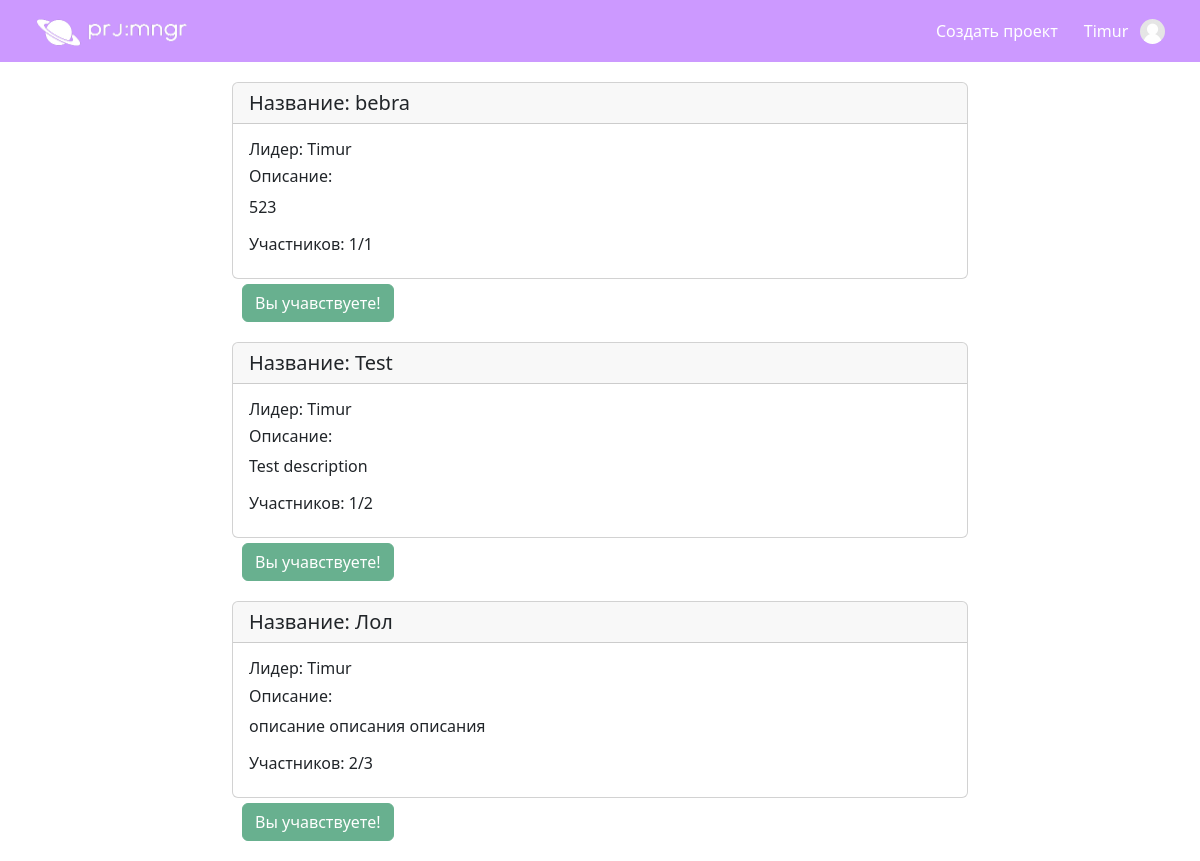
The app's page /home (signed in), older data.
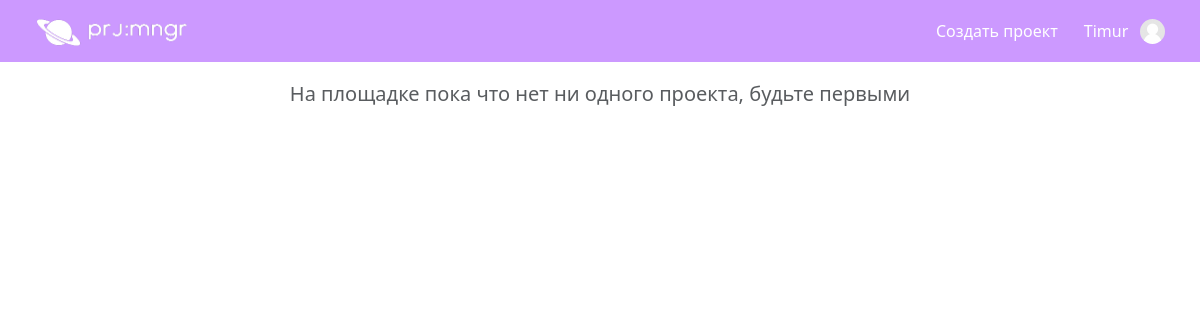
The same page, newer data.
### data/users.py (models this page shows, shortened)
class User(SqlAlchemyBase, UserMixin, SerializerMixin):
    __tablename__ = 'users'
    id = sqlalchemy.Column(sqlalchemy.Integer,
                           primary_key=True, autoincrement=True)
    name = sqlalchemy.Column(sqlalchemy.String, nullable=True)
    email = sqlalchemy.Column(sqlalchemy.String,
                              index=True, unique=True, nullable=True)
    admin = sqlalchemy.Column(sqlalchemy.Boolean, default=False)
    hashed_password = sqlalchemy.Column(sqlalchemy.String, nullable=True)
    created_date = sqlalchemy.Column(sqlalchemy.DateTime,
                                     default=datetime.datetime.now)
    projects = orm.relationship("Project", secondary=user_project, backref="members", lazy="subquery")
    about = sqlalchemy.Column(sqlalchemy.Text(140), nullable=True)

### data/projects.py (models this page shows, shortened)
class Project(SqlAlchemyBase):
    __tablename__ = "projects"
    id = sqlalchemy.Column(sqlalchemy.Integer,
                           primary_key=True, autoincrement=True)
    name = sqlalchemy.Column(sqlalchemy.String, nullable=True)
    max_members = sqlalchemy.Column(sqlalchemy.Integer, default=1)
    description = sqlalchemy.Column(sqlalchemy.Text(200), default="", nullable=True)
    leader = orm.relationship("User", lazy="subquery")
    leader_id = sqlalchemy.Column(sqlalchemy.Integer, sqlalchemy.ForeignKey("users.id", ondelete="CASCADE"))

### website/views.py (the view)
@views.route("/")
@views.route("/home")
def home():
    db_sess = db_session.create_session()
    projects = db_sess.query(Project).all()
    return render_template("home.html", title='Менеджер проектов', projects=projects, user=current_user)

### app.py (called while the page is built)
def create_app():
    app = Flask(__name__)
    app.config['SECRET_KEY'] = "my_super_secret_key"
    login_manager = LoginManager()
    login_manager.login_view = "auth.login"
    login_manager.init_app(app)
    from website.views import views
    from website.auth import auth
    app.register_blueprint(views, url_prefix="")
    app.register_blueprint(auth, url_prefix="")
    @login_manager.user_loader
    def load_user(user_id):
        db_sess = db_session.create_session()
        return db_sess.query(User).get(user_id)
    return app

### data/db_session.py (called while the page is built)
def create_session() -> Session:
    global __factory
    return __factory()

### templates/home.html
{% extends "base.html" %}
{% from "components/project_card.html" import project_card %}
{% block content %}
    {% if projects %}
    {% for prj in projects %}
    <div class="row" style="margin-bottom: 20px;">
        <div class="col-sm-8 mx-auto">
            {{project_card(prj)}}
            <div class="col-lg-3" style="margin-left: 10px; margin-top: 5px;">
            {% if user.is_authenticated %}
                {% if user in prj.members %}
                    <a class="btn btn-success disabled" href="">Вы учавствуете!</a>
                {% elif prj.members|length == prj.max_members %}
                    <a class="btn btn-primary disabled" href="">Нет мест!</a>
                {% elif prj.leader_id != user.id %}
                    <a class="btn btn-success" href="{{url_for('views.join_project', project_id=prj.id)}}">Присоединиться</a>
                {% endif %}
            {% endif %}
            </div>
        </div>
    </div>
    {% endfor %}
    {% else %}
    <div class="row">
        <h5 class="text-muted" style="text-align: center">На площадке пока что нет ни одного проекта, будьте первыми</h5>
    </div>
    {% endif %}
{% endblock %}

### templates/base.html (shortened to what this page needs)
{% from "components/toast.html" import toast %}
{% from "components/user_avatar.html" import user_avatar %}
<!DOCTYPE html>
<html lang="en">
<head>
    <link href="https://cdn.jsdelivr.net/npm/bootstrap@5.3.0-alpha1/dist/css/bootstrap.min.css" rel="stylesheet">
    <link rel="stylesheet" type="text/css" href="{{ url_for('static', filename='css/style.css')}}" />
    <link rel="stylesheet" href="https://cdn.jsdelivr.net/npm/bootstrap-icons@1.10.3/font/bootstrap-icons.css">
</head>
<body>
    <nav class="navbar navbar-expand-lg navbar-light" style="z-index: 11;">
        <div class="container-fluid">
          <a class="navbar-brand" id="site_logo" href="{{url_for('views.home')}}"><img src="{{url_for('static', filename='img/site_logo.png')}}" style="width: 150px; height: 27px;"alt="logo"></a>
          <div class="collapse navbar-collapse flex-grow-1" id="my_navbar">
            <div class="navbar-nav ms-auto flex-nowrap text-end">
              {% if user.is_authenticated %}
                <a class="nav-item nav-link menu-item" href="{{url_for('views.create_project')}}">Создать проект</a>
                <div class="dropdown">
                  <a class="nav-item nav-link" role="button" id="dropdownMenuLink" data-bs-toggle="dropdown" aria-expanded="false"><div class="d-flex align-items-center justify-content-end">
                    <div>{{user.name}}</div>
                    <div>⠀</div>
                    <div>{{user_avatar(user.id, 25)}}</div>
                  </div></a>
                </div>
              {% else %}
                <a class="nav-item nav-link menu-item" href="{{url_for('auth.login')}}">Login</a>
                <a class="nav-item nav-link menu-item" href="{{url_for('auth.sign_up')}}">Sign Up</a>
              {% endif %}
            </div>
          </div>
        </div>
      </nav>
      <div class="container" style="margin-top: 20px;">{% block content %} {% endblock %}</div>
</body>
</html>

### templates/components/project_card.html
{% macro project_card(project) %}
<div class="card">
    <h5 class="card-header">Название: {{project.name}}</h5>
    <div class="card-body">
      <h6 class="card-title">Лидер: {{project.leader.name}}</h6>
      <h6 class="card-title">Описание:</h6>
      <p class="card-text">{{project.description}}</p>
      <h6 class="card-title">Участников: {{project.members|length}}/{{project.max_members}}</h6>
    </div>
  </div>
{% endmacro %}

### templates/components/user_avatar.html
{% macro user_avatar(id, size=100) %}
{% set filename = "img/user/avatars/avatar_" ~ id ~ ".jpg" %}
{% set alt_file = url_for("static", filename="img/user/avatars/no_avatar.png") %}
<img src="{{url_for('static', filename=filename)}}" alt="Not Found" onerror="this.src='{{alt_file}}';" class="avatar" width={{size}} height={{size}}><br>
{% endmacro %}

### static/css/style.css (style rules this page uses)
.navbar { background-color: #CC99FF; padding: 10px; position: sticky; top: 0; width: 100%; color: white; display: flex; margin-bottom: 10px; }
#my_navbar .nav-item { color: white; }
#my_navbar .dropdown * { z-index: 100000; }
#my_navbar .nav-item { margin: 0 5px; padding: 8px 8px; display: flex; justify-content: center; align-content: center; flex-direction: column; border-radius: 10px; transition: all 0.3s; }
#site_logo { margin-left: 10px; padding: 5px; border-radius: 10px; transition: all 0.3s; }
.avatar { border-radius: 50%; }

Row changes from the older to the newer data that the page shows:
removed Project: name "bebra", {{ project.leader.name }} "Timur", description "523", members|length "1", max_members "1"
removed Project: name "Test", {{ project.leader.name }} "Timur", description "Test description", members|length "1", max_members "2"
removed Project: name "Лол", {{ project.leader.name }} "Timur", description "описание описания описания", members|length "2", max_members "3"
Text that changed along with them:
text now shown: "На площадке пока что нет ни одного проекта, будьте первыми"
